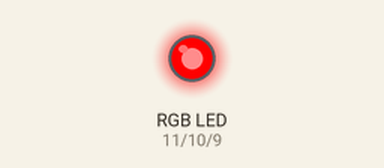
A sketch run on a simulated Arduino Uno, built with avr-gcc and run on an emulated ATmega328P. Shown: an RGB LED mixed from three pins (HIGH = lit).

Above: at 0.2 s.
At 1.2 s:
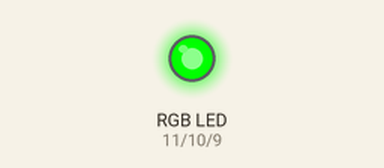
At 2.2 s:
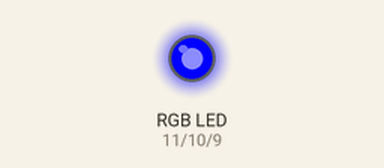
At 5.7 s:
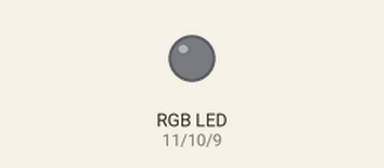
Timing chart, 0 to 6.9 s (numbered marks = the images above):
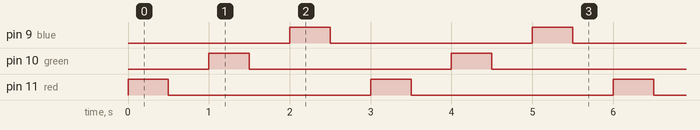

Measured:
- by itself, pin 9 (blue), pin 10 (green), pin 11 (red): alternates HIGH for 0.50 s and LOW for 2.5 s
- by itself, everything shown: repeats every 3.0 s, in 6 steps

The sketch:

rgb_test.ino
```cpp
/*
 제목    : 3색 LED 깜박이기
 내용   : 3색 LED를 오렌지 보드에 연결하여 색상별로 깜빡이도록 해봅시다.
 */

// 3색 LED의 각 핀을 9, 10, 11번으로 설정합니다.(빨강 = 9, 초록 = 10, 파랑 = 11)
int red = 11;
int green = 10;
int blue = 9;

// 실행시 가장 먼저 호출되는 함수이며, 최초 1회만 실행됩니다.
// 변수를 선언하거나 초기화를 위한 코드를 포함합니다.
void setup() {
  // 3색 LED의 각 핀을 OUTPUT으로 설정합니다.
  pinMode(red, OUTPUT);
  pinMode(green, OUTPUT);
  pinMode(blue, OUTPUT);
}

// setup() 함수가 호출된 이후, loop() 함수가 호출되며,
// 블록 안의 코드를 무한히 반복 실행됩니다.
void loop() {
  // 3색 LED의 빨간색 LED가 켜지도록 합니다.
  digitalWrite(red, HIGH);
  // 0.5초 동안 대기합니다.
  delay(500);
  // 3색 LED의 빨간색 LED가 꺼지도록 합니다.
  digitalWrite(red, LOW);
  // 0.5초 동안 대기합니다.
  delay(500);

  // 3색 LED의 초록색 LED가 켜지도록 합니다.
  digitalWrite(green, HIGH);
  // 0.5초 동안 대기합니다.
  delay(500);
  // 3색 LED의 초록색 LED가 꺼지도록 합니다.
  digitalWrite(green, LOW);
  // 0.5초 동안 대기합니다.
  delay(500);

  // 3색 LED의 파란색 LED가 켜지도록 합니다.
  digitalWrite(blue, HIGH);
  // 0.5초 동안 대기합니다.
  delay(500);
  // 3색 LED의 파란색 LED가 꺼지도록 합니다.
  digitalWrite(blue, LOW);
  // 0.5초 동안 대기합니다.
  delay(500);
}
```
